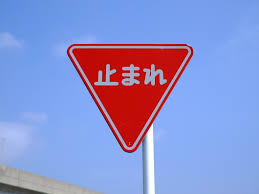
#> input picture works/test3.jpeg, 259 x 194 px
$ jupyter execute --allow-errors '17C1126_明神美都_課題3-3-2.ipynb'
#> lines starting #> are read from the running program, lines starting #| are printed output that depends on the picture
# 課題3-2「画像処理・CVアプリケーションの自作」

---
<div style="text-align:right;">
<p style="display:inline-block; text-align:left; font-size:20px; line-height:140%;">
<!--=--=--=--=--=--=--=--=--=--=--=--=--=--=--=--=--=--=--=--=--=--=--=--=-->
【学生番号】17C1126 <br />
【氏　　名】明神 美都
<!--=--=--=--=--=--=--=--=--=--=--=--=--=--=--=--=--=--=--=--=--=--=--=--=-->
</p>
</div>

---

## 課題内容
興味のある画像処理・コンピュータビジョン技術について調査を行い,その技術に関連して地震で作成した画像処理・CVに関するアプリケーションを提出せよ.

## 本アプリケーションについて
**1. 概要** <br />
本アプリケーションは入力として与えられた画像から一時停止の旧道路標識を検出するものである。

**2. 使用技術**<br />
検出したい物体の特徴量の抽出と物体の検出を機械学習を利用して行う。

**3. アピールポイント**<br />
検出したいものが写っている画像が用意できればどのようなものも検出可能。

## 動作環境
* anaconda3-2019.10
* Python 3.7.6
* OpenCV 3.4.2（ver.4以下）

## 用意したデータ
* 検出させる物体が写っているpng画像46枚（ポジティブ画像）
* 検出させる物体が写っていないpng画像199枚（ネガティブ画像）
* 検出対象の位置と範囲が記述されたポシティブ画像一覧(.dat)
* ネガティブ画像一覧(.txt)

## 構成

  works<br />
　├ 17C1126_明神美都_課題3-3-2.ipynb<br />
    &emsp;├ test.jpg（入力画像）<br />
    &emsp;├ pos.dat<br />
    &emsp;├ neg.txt<br />
    &emsp;├ Positives<br />
    &emsp;│  &emsp;  ├ 000001.jpg<br />
    &emsp;│  &emsp;  ├ 000002.jpg<br />
    &emsp;│　&emsp;　　　 ：<br />
    &emsp;│  &emsp;  └ 000046.jpg<br />
    &emsp;├ Negatives<br />
    &emsp;│  &emsp;  ├ 000001.jpg<br />
    &emsp;│  &emsp;  ├ 000002.jpg<br />
    &emsp;│　&emsp;　　　 ：<br />
    &emsp;│  &emsp;  └ 000199.jpg<br />
    &emsp;├ stop.vec（opencv_createsamplesにより生成）<br />
    &emsp;└ cascade<br />
    &emsp;    &emsp;&emsp;  ├ cascade.xml（以下opencv_traincascadeにより生成）<br />
    &emsp;    &emsp;&emsp;       ：<br />

## 準備
1. 画像の収集
ポジティブ画像・ネガティブ画像をなるべく多く収集し、それぞれ一覧を作成しておく。ポジティブ画像には画像中の検出対象の数と位置座標についての記述が必要となるため注意。<br />
検出対象の位置座標については今回[こちら](http://wisteriahill.sakura.ne.jp/OpenCV/getArea4Haartraining/)をお借りした。

2. カスケード分類器の作成
データを用意した後に以下のコマンドを端末にて実行する。

#> (a cell that did not finish here is left out)

## 自作カスケード分類器を用いた対象(一時停止標識)の検出

[cell 2]
#必要なライブラリのインポート
import matplotlib.pyplot as plt
import cv2
import numpy as np

[cell 3]
#標識検出を行う画像の読み込み
img = cv2.imread("test3.jpeg")
#> img is the input picture: shape (194, 259, 3); mean B, G, R 205.3, 147.3, 139.6

#BGR->RGB
conversion = cv2.cvtColor(img, cv2.COLOR_BGR2RGB)

#グレースケール化
gray_img = cv2.cvtColor(conversion, cv2.COLOR_BGR2GRAY)
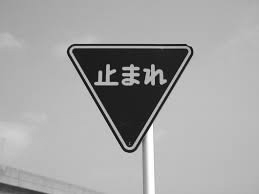
#> gray_img: shape (194, 259); min 12, max 255, mean 163.8

#カスケード分類器の読み込み
stop = cv2.CascadeClassifier("cascade/cascade.xml")

#一時停止標識の検出
stop_detection = stop.detectMultiScale(gray_img, scaleFactor=1.3, minNeighbors=1, minSize=(10, 10))
#> stop_detection = [[67, 37, 123, 123]]

#結果をBGR->RGB
stop_result = cv2.cvtColor(img, cv2.COLOR_BGR2RGB)

if len(stop_detection) > 0:
    for rect in stop_detection:
        cv2.rectangle(stop_result, tuple(rect[0:2]), tuple(rect[0:2]+rect[2:4]), (0, 55, 255), thickness=2)
#> this loop made 1 pass
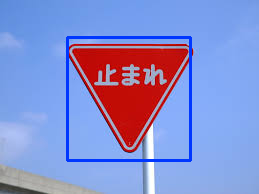
#> stop_result: shape (194, 259, 3); mean R, G, B 135.6, 144, 205.9

#表示
plt.imshow(stop_result)
